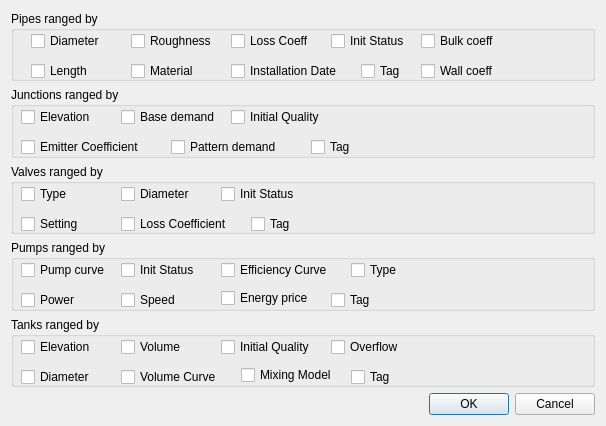
<?xml version="1.0" encoding="UTF-8"?>
<ui version="4.0">
 <class>thematicMapsDialog</class>
 <widget class="QDialog" name="thematicMapsDialog">
  <property name="geometry">
   <rect>
    <x>0</x>
    <y>0</y>
    <width>606</width>
    <height>426</height>
   </rect>
  </property>
  <property name="windowTitle">
   <string>Thematic Maps</string>
  </property>
  <layout class="QGridLayout" name="gridLayout_2">
   <item row="4" column="0">
    <widget class="QGroupBox" name="groupBox_6">
     <property name="title">
      <string>Tanks ranged by</string>
     </property>
     <widget class="QCheckBox" name="checkBox_31">
      <property name="geometry">
       <rect>
        <x>10</x>
        <y>20</y>
        <width>86</width>
        <height>20</height>
       </rect>
      </property>
      <property name="text">
       <string>Elevation</string>
      </property>
     </widget>
     <widget class="QCheckBox" name="checkBox_32">
      <property name="geometry">
       <rect>
        <x>110</x>
        <y>20</y>
        <width>86</width>
        <height>20</height>
       </rect>
      </property>
      <property name="text">
       <string>Volume</string>
      </property>
     </widget>
     <widget class="QCheckBox" name="checkBox_33">
      <property name="geometry">
       <rect>
        <x>110</x>
        <y>50</y>
        <width>111</width>
        <height>20</height>
       </rect>
      </property>
      <property name="text">
       <string>Volume Curve</string>
      </property>
     </widget>
     <widget class="QCheckBox" name="checkBox_34">
      <property name="geometry">
       <rect>
        <x>10</x>
        <y>50</y>
        <width>86</width>
        <height>20</height>
       </rect>
      </property>
      <property name="text">
       <string>Diameter</string>
      </property>
     </widget>
     <widget class="QCheckBox" name="checkBox_35">
      <property name="geometry">
       <rect>
        <x>230</x>
        <y>50</y>
        <width>101</width>
        <height>16</height>
       </rect>
      </property>
      <property name="text">
       <string>Mixing Model</string>
      </property>
     </widget>
     <widget class="QCheckBox" name="checkBox_36">
      <property name="geometry">
       <rect>
        <x>210</x>
        <y>20</y>
        <width>101</width>
        <height>20</height>
       </rect>
      </property>
      <property name="text">
       <string>Initial Quality</string>
      </property>
     </widget>
     <widget class="QCheckBox" name="checkBox_37">
      <property name="geometry">
       <rect>
        <x>320</x>
        <y>20</y>
        <width>86</width>
        <height>20</height>
       </rect>
      </property>
      <property name="text">
       <string>Overflow</string>
      </property>
     </widget>
     <widget class="QCheckBox" name="checkBox_38">
      <property name="geometry">
       <rect>
        <x>340</x>
        <y>50</y>
        <width>86</width>
        <height>20</height>
       </rect>
      </property>
      <property name="text">
       <string>Tag</string>
      </property>
     </widget>
    </widget>
   </item>
   <item row="5" column="0">
    <widget class="QDialogButtonBox" name="buttonBox">
     <property name="orientation">
      <enum>Qt::Horizontal</enum>
     </property>
     <property name="standardButtons">
      <set>QDialogButtonBox::Cancel|QDialogButtonBox::Ok</set>
     </property>
    </widget>
   </item>
   <item row="0" column="0">
    <widget class="QGroupBox" name="groupBox">
     <property name="title">
      <string>Pipes ranged by</string>
     </property>
     <widget class="QCheckBox" name="checkBox">
      <property name="geometry">
       <rect>
        <x>20</x>
        <y>20</y>
        <width>86</width>
        <height>20</height>
       </rect>
      </property>
      <property name="text">
       <string>Diameter</string>
      </property>
     </widget>
     <widget class="QCheckBox" name="checkBox_2">
      <property name="geometry">
       <rect>
        <x>120</x>
        <y>20</y>
        <width>91</width>
        <height>20</height>
       </rect>
      </property>
      <property name="text">
       <string>Roughness</string>
      </property>
     </widget>
     <widget class="QCheckBox" name="checkBox_3">
      <property name="geometry">
       <rect>
        <x>220</x>
        <y>20</y>
        <width>86</width>
        <height>20</height>
       </rect>
      </property>
      <property name="text">
       <string>Loss Coeff</string>
      </property>
     </widget>
     <widget class="QCheckBox" name="checkBox_4">
      <property name="geometry">
       <rect>
        <x>320</x>
        <y>20</y>
        <width>86</width>
        <height>20</height>
       </rect>
      </property>
      <property name="text">
       <string>Init Status</string>
      </property>
     </widget>
     <widget class="QCheckBox" name="checkBox_5">
      <property name="geometry">
       <rect>
        <x>20</x>
        <y>50</y>
        <width>86</width>
        <height>20</height>
       </rect>
      </property>
      <property name="text">
       <string>Length</string>
      </property>
     </widget>
     <widget class="QCheckBox" name="checkBox_6">
      <property name="geometry">
       <rect>
        <x>120</x>
        <y>50</y>
        <width>86</width>
        <height>20</height>
       </rect>
      </property>
      <property name="text">
       <string>Material</string>
      </property>
     </widget>
     <widget class="QCheckBox" name="checkBox_7">
      <property name="geometry">
       <rect>
        <x>220</x>
        <y>50</y>
        <width>121</width>
        <height>20</height>
       </rect>
      </property>
      <property name="text">
       <string>Installation Date</string>
      </property>
     </widget>
     <widget class="QCheckBox" name="checkBox_8">
      <property name="geometry">
       <rect>
        <x>350</x>
        <y>50</y>
        <width>86</width>
        <height>20</height>
       </rect>
      </property>
      <property name="text">
       <string>Tag</string>
      </property>
     </widget>
     <widget class="QCheckBox" name="checkBox_9">
      <property name="geometry">
       <rect>
        <x>410</x>
        <y>20</y>
        <width>86</width>
        <height>20</height>
       </rect>
      </property>
      <property name="text">
       <string>Bulk coeff</string>
      </property>
     </widget>
     <widget class="QCheckBox" name="checkBox_10">
      <property name="geometry">
       <rect>
        <x>410</x>
        <y>50</y>
        <width>86</width>
        <height>20</height>
       </rect>
      </property>
      <property name="text">
       <string>Wall coeff</string>
      </property>
     </widget>
    </widget>
   </item>
   <item row="1" column="0">
    <widget class="QGroupBox" name="groupBox_2">
     <property name="title">
      <string>Junctions ranged by</string>
     </property>
     <widget class="QCheckBox" name="checkBox_11">
      <property name="geometry">
       <rect>
        <x>10</x>
        <y>20</y>
        <width>86</width>
        <height>20</height>
       </rect>
      </property>
      <property name="text">
       <string>Elevation</string>
      </property>
     </widget>
     <widget class="QCheckBox" name="checkBox_12">
      <property name="geometry">
       <rect>
        <x>10</x>
        <y>50</y>
        <width>151</width>
        <height>20</height>
       </rect>
      </property>
      <property name="text">
       <string>Emitter Coefficient</string>
      </property>
     </widget>
     <widget class="QCheckBox" name="checkBox_13">
      <property name="geometry">
       <rect>
        <x>110</x>
        <y>20</y>
        <width>111</width>
        <height>20</height>
       </rect>
      </property>
      <property name="text">
       <string>Base demand</string>
      </property>
     </widget>
     <widget class="QCheckBox" name="checkBox_14">
      <property name="geometry">
       <rect>
        <x>300</x>
        <y>50</y>
        <width>86</width>
        <height>20</height>
       </rect>
      </property>
      <property name="text">
       <string>Tag</string>
      </property>
     </widget>
     <widget class="QCheckBox" name="checkBox_15">
      <property name="geometry">
       <rect>
        <x>220</x>
        <y>20</y>
        <width>111</width>
        <height>20</height>
       </rect>
      </property>
      <property name="text">
       <string>Initial Quality</string>
      </property>
     </widget>
     <widget class="QCheckBox" name="checkBox_16">
      <property name="geometry">
       <rect>
        <x>160</x>
        <y>50</y>
        <width>121</width>
        <height>20</height>
       </rect>
      </property>
      <property name="text">
       <string>Pattern demand</string>
      </property>
     </widget>
    </widget>
   </item>
   <item row="3" column="0">
    <widget class="QGroupBox" name="groupBox_4">
     <property name="title">
      <string>Pumps ranged by</string>
     </property>
     <widget class="QCheckBox" name="checkBox_17">
      <property name="geometry">
       <rect>
        <x>10</x>
        <y>20</y>
        <width>101</width>
        <height>20</height>
       </rect>
      </property>
      <property name="text">
       <string>Pump curve</string>
      </property>
     </widget>
     <widget class="QCheckBox" name="checkBox_18">
      <property name="geometry">
       <rect>
        <x>110</x>
        <y>20</y>
        <width>86</width>
        <height>20</height>
       </rect>
      </property>
      <property name="text">
       <string>Init Status</string>
      </property>
     </widget>
     <widget class="QCheckBox" name="checkBox_19">
      <property name="geometry">
       <rect>
        <x>110</x>
        <y>50</y>
        <width>86</width>
        <height>20</height>
       </rect>
      </property>
      <property name="text">
       <string>Speed</string>
      </property>
     </widget>
     <widget class="QCheckBox" name="checkBox_20">
      <property name="geometry">
       <rect>
        <x>10</x>
        <y>50</y>
        <width>86</width>
        <height>20</height>
       </rect>
      </property>
      <property name="text">
       <string>Power</string>
      </property>
     </widget>
     <widget class="QCheckBox" name="checkBox_21">
      <property name="geometry">
       <rect>
        <x>210</x>
        <y>50</y>
        <width>101</width>
        <height>16</height>
       </rect>
      </property>
      <property name="text">
       <string>Energy price</string>
      </property>
     </widget>
     <widget class="QCheckBox" name="checkBox_22">
      <property name="geometry">
       <rect>
        <x>210</x>
        <y>20</y>
        <width>121</width>
        <height>20</height>
       </rect>
      </property>
      <property name="text">
       <string>Efficiency Curve</string>
      </property>
     </widget>
     <widget class="QCheckBox" name="checkBox_23">
      <property name="geometry">
       <rect>
        <x>340</x>
        <y>20</y>
        <width>86</width>
        <height>20</height>
       </rect>
      </property>
      <property name="text">
       <string>Type</string>
      </property>
     </widget>
     <widget class="QCheckBox" name="checkBox_24">
      <property name="geometry">
       <rect>
        <x>320</x>
        <y>50</y>
        <width>86</width>
        <height>20</height>
       </rect>
      </property>
      <property name="text">
       <string>Tag</string>
      </property>
     </widget>
    </widget>
   </item>
   <item row="2" column="0">
    <widget class="QGroupBox" name="groupBox_3">
     <property name="title">
      <string>Valves ranged by</string>
     </property>
     <widget class="QCheckBox" name="checkBox_25">
      <property name="geometry">
       <rect>
        <x>10</x>
        <y>20</y>
        <width>86</width>
        <height>20</height>
       </rect>
      </property>
      <property name="text">
       <string>Type</string>
      </property>
     </widget>
     <widget class="QCheckBox" name="checkBox_26">
      <property name="geometry">
       <rect>
        <x>110</x>
        <y>20</y>
        <width>86</width>
        <height>20</height>
       </rect>
      </property>
      <property name="text">
       <string>Diameter</string>
      </property>
     </widget>
     <widget class="QCheckBox" name="checkBox_27">
      <property name="geometry">
       <rect>
        <x>210</x>
        <y>20</y>
        <width>86</width>
        <height>20</height>
       </rect>
      </property>
      <property name="text">
       <string>Init Status</string>
      </property>
     </widget>
     <widget class="QCheckBox" name="checkBox_28">
      <property name="geometry">
       <rect>
        <x>10</x>
        <y>50</y>
        <width>86</width>
        <height>20</height>
       </rect>
      </property>
      <property name="text">
       <string>Setting</string>
      </property>
     </widget>
     <widget class="QCheckBox" name="checkBox_29">
      <property name="geometry">
       <rect>
        <x>110</x>
        <y>50</y>
        <width>131</width>
        <height>20</height>
       </rect>
      </property>
      <property name="text">
       <string>Loss Coefficient</string>
      </property>
     </widget>
     <widget class="QCheckBox" name="checkBox_30">
      <property name="geometry">
       <rect>
        <x>240</x>
        <y>50</y>
        <width>86</width>
        <height>20</height>
       </rect>
      </property>
      <property name="text">
       <string>Tag</string>
      </property>
     </widget>
    </widget>
   </item>
  </layout>
 </widget>
 <resources/>
 <connections>
  <connection>
   <sender>buttonBox</sender>
   <signal>rejected()</signal>
   <receiver>thematicMapsDialog</receiver>
   <slot>reject()</slot>
   <hints>
    <hint type="sourcelabel">
     <x>316</x>
     <y>260</y>
    </hint>
    <hint type="destinationlabel">
     <x>286</x>
     <y>274</y>
    </hint>
   </hints>
  </connection>
  <connection>
   <sender>buttonBox</sender>
   <signal>accepted()</signal>
   <receiver>thematicMapsDialog</receiver>
   <slot>accept()</slot>
   <hints>
    <hint type="sourcelabel">
     <x>248</x>
     <y>254</y>
    </hint>
    <hint type="destinationlabel">
     <x>157</x>
     <y>274</y>
    </hint>
   </hints>
  </connection>
 </connections>
</ui>
